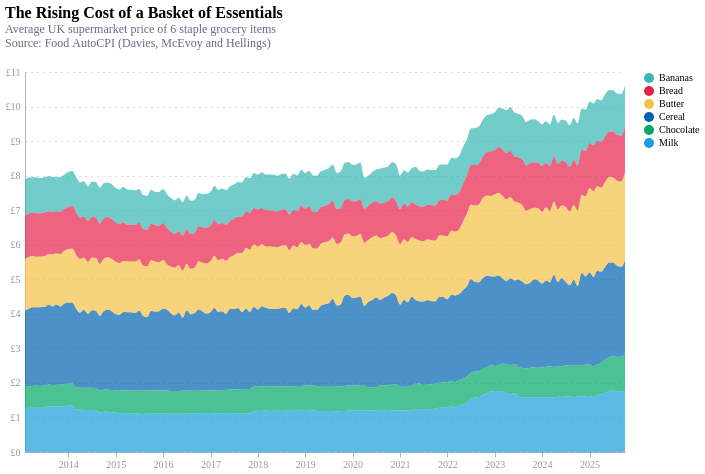

Notebook code for this chart:
### Code cell
hover = alt.selection_point(
    fields=["item_name"],
    on="pointerover",
    value=[{"item_name": "None"}]
)

chart = (
    alt.Chart(prices_df)
    .mark_area(interpolate="monotone")
    .encode(
        x=alt.X(
            "yearmonth(quote_date):T",
            axis=alt.Axis(format="%Y", title=None)
        ),
        y=alt.Y(
            "sum(price):Q",
            title=None,
            axis=alt.Axis(
                labelExpr='"£" + datum.value',
                titleAngle=0,
                titleAlign="left",
                titleBaseline="bottom",
                titleX=0,
                titleY=-10,
            )
        ),
        color=alt.Color(
            "item_name:N",
            legend=alt.Legend(title=None)
        ),
        opacity=alt.condition(hover, alt.value(1.0), alt.value(0.7)),
        tooltip=[
            alt.Tooltip("yearmonth(quote_date):T", title="Month", format="%b %Y"),
            alt.Tooltip("item_name:N", title="Item"),
            alt.Tooltip("sum(price):Q", title="Price (£)", format=",.2f"),
        ]
    )
    .add_params(hover)
    .properties(
        width=600,
        height=380,
        title=alt.TitleParams(
            text="The Rising Cost of a Basket of Essentials",
            subtitle=[
                "Average UK supermarket price of 6 staple grocery items",
                "Source: Food AutoCPI (Davies, McEvoy and Hellings)",
                ""
            ],
            anchor="start",
            fontSize=16,
            subtitleFontSize=12,
            subtitleColor="#676A86",
        )
    )
)


chart

### Figure 1 — Vega-Lite specification as saved in the notebook (floating-point values rounded to 4 significant figures; data arrays with more than 128 entries replaced by an {"elided": "..."} marker saying what was removed)
{"config": {"font": "Circular Std", "mark": {"line": {"interpolate": "monotone"}}, "view": {"stroke": "transparent", "width": 400, "height": 300}, "range": {"category": ["#36B7B4", "#E6224B", "#F4C245", "#0063AF", "#00A767", "#179FDB", "#EB5C2E"], "diverging": ["#E6224B", "#E54753", "#C9C9C9", "#179FDB", "#122B39"], "heatmap": ["#C9C9C9", "#179FDB", "#0063AF", "#122B39"], "ordinal": ["#00A767", "#36B7B4", "#179FDB", "#0063AF", "#243B5A"]}, "axisX": {"domainColor": "#676A86", "domainOpacity": 0.5, "grid": false, "labelAngle": 0, "labelColor": "#676A86", "labelOpacity": 0.7, "orient": "bottom", "tickColor": "#676A86", "tickCount": 10, "tickOpacity": 0.5, "title": false, "titleAlign": "center", "titleAnchor": "middle", "titleColor": "#676A86", "titleFontSize": 12, "titleOpacity": 0.8, "titleY": -15}, "axisY": {"domainColor": "#676A86", "domainOpacity": 0.5, "gridColor": "#676A86", "gridDash": [1, 5], "gridOpacity": 0.5, "labelColor": "#676A86", "labelOpacity": 0.7, "labelPadding": 5, "tickColor": "#676A86", "tickCount": 8, "tickOpacity": 0.5, "ticks": false, "titleAlign": "left", "titleAngle": 0, "titleBaseline": "bottom", "titleColor": "#676A86", "titleFontSize": 12, "titleOpacity": 0.8, "titleX": 0, "titleY": -7}}, "data": {"name": "data-41ece6096029da6a7f14b5a1047b6b28"}, "mark": {"type": "area", "interpolate": "monotone"}, "encoding": {"color": {"field": "item_name", "legend": {"title": null}, "type": "nominal"}, "opacity": {"condition": {"param": "param_11d4238613b75cc9", "value": 1.0}, "value": 0.7}, "tooltip": [{"field": "quote_date", "format": "%b %Y", "timeUnit": "yearmonth", "title": "Month", "type": "temporal"}, {"field": "item_name", "title": "Item", "type": "nominal"}, {"aggregate": "sum", "field": "price", "format": ",.2f", "title": "Price (£)", "type": "quantitative"}], "x": {"axis": {"format": "%Y", "title": null}, "field": "quote_date", "timeUnit": "yearmonth", "type": "temporal"}, "y": {"aggregate": "sum", "axis": {"labelExpr": "\"£\" + datum.value", "titleAlign": "left", "titleAngle": 0, "titleBaseline": "bottom", "titleX": 0, "titleY": -10}, "field": "price", "title": null, "type": "quantitative"}}, "height": 380, "params": [{"name": "param_11d4238613b75cc9", "select": {"type": "point", "fields": ["item_name"], "on": "pointerover"}, "value": [{"item_name": "None"}]}], "title": {"text": "The Rising Cost of a Basket of Essentials", "anchor": "start", "fontSize": 16, "subtitle": ["Average UK supermarket price of 6 staple grocery items", "Source: Food AutoCPI (Davies, McEvoy and Hellings)", ""], "subtitleColor": "#676A86", "subtitleFontSize": 12}, "width": 600, "$schema": "https://vega.github.io/schema/vega-lite/v6.1.0.json", "datasets": {"data-41ece6096029da6a7f14b5a1047b6b28": {"elided": "918 records"}}}
